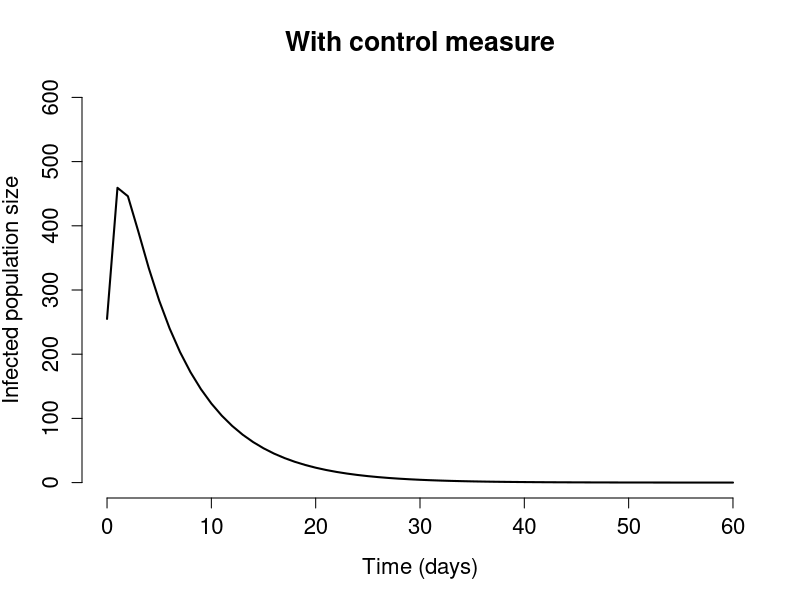

This chart was generated by the following R code:
N0 <- 23560000

# beta.calc <- function(Ro,mu=1/0.99,sigma=1/5.99,gamma=0.1){
#   Ro/((sigma/(mu+sigma))*(1/(mu+gamma)))
# }

library(deSolve)

seir <- function(t,y,params){
  S <- y[1]
  E <- y[2]
  I <- y[3]
  H <- y[4]
  R <- y[5]
  
  beta <- params["beta"]
  N <- params["N"]
  mu <- params["mu"]
  sigma <- params["sigma"]
  gamma <- params["gamma"]
  kappa <- params["kappa"]
  lambda <- params["lambda"]
  #nu <- mu*N
  
  
  dSdt <- -beta*I/N
  dEdt <- beta*I/N-sigma*E
  dIdt <- sigma*E-mu*I-gamma*I-lambda*I
  dHdt <- lambda*I - kappa*H
  dRdt <- gamma*I + kappa*H
  
  
  return(list(c(dSdt,dEdt,dIdt,dHdt,dRdt)))
}

## Note that N0 is defined earlier in the script as 262.

param.vals <- c(
  beta=10.1748,
  
  N=N0,
  mu=1/0.99,
  sigma=1/5.99,
  gamma=0.1,
  kappa = 0.21,
  lambda = 1/3
)

times <- seq(0,60,1)

S0 <- 20000
E0 <- 5000
I0 <- 255
H0 <- 150
#R0 <- 0

## Stop and think about this. What is the level of immunity in
## the population for these initial conditions and a population
## size N0?

init <- c(sus=S0,exp=E0,inf=I0,H0,rec=N0-S0-E0-I0)

tc <- data.frame(lsoda(init,times,seir,param.vals))
par('ps'=16,lwd=2)
plot(tc$time,tc$inf,type="l",xlab="Time (days)",ylab="Infected population size",main = "With control measure",
     bty="n",ylim = c(0,600))
